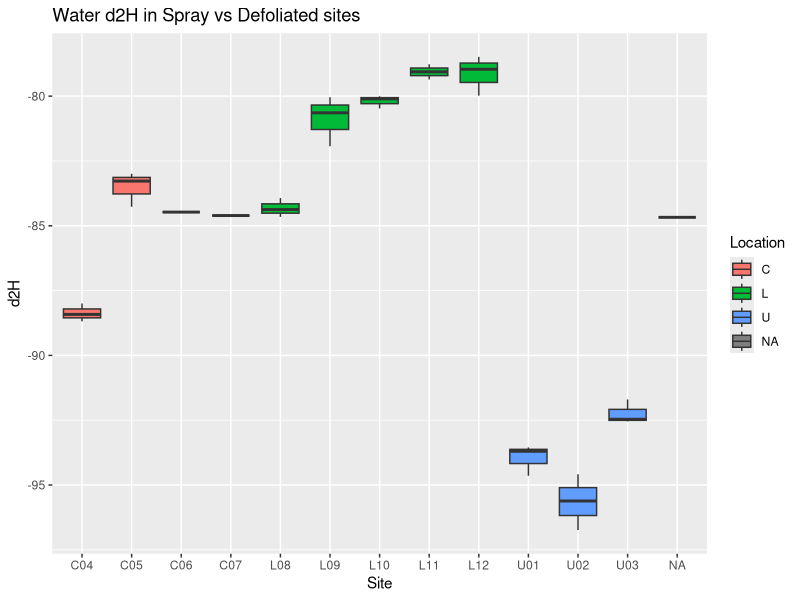
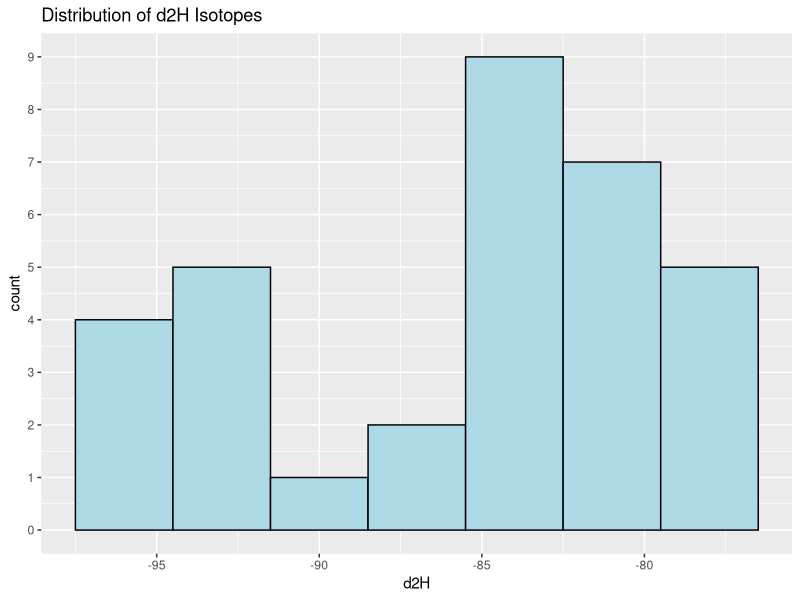
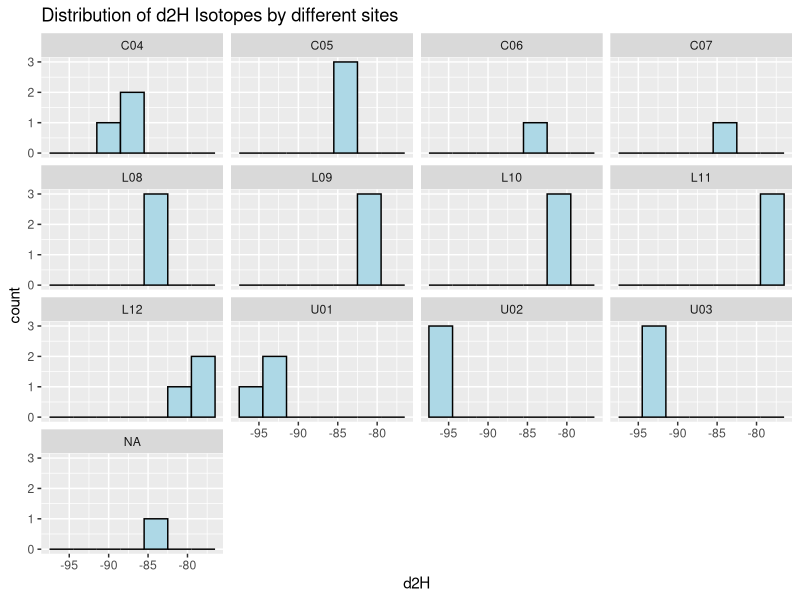
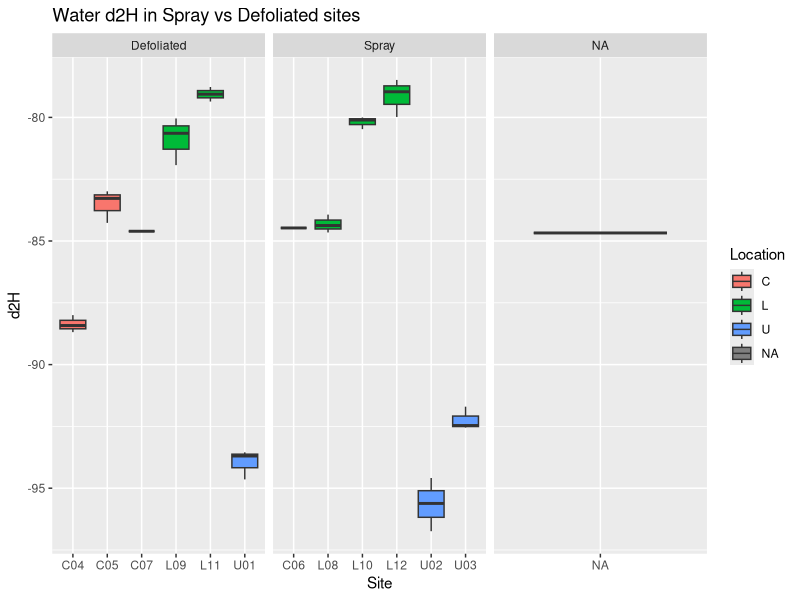
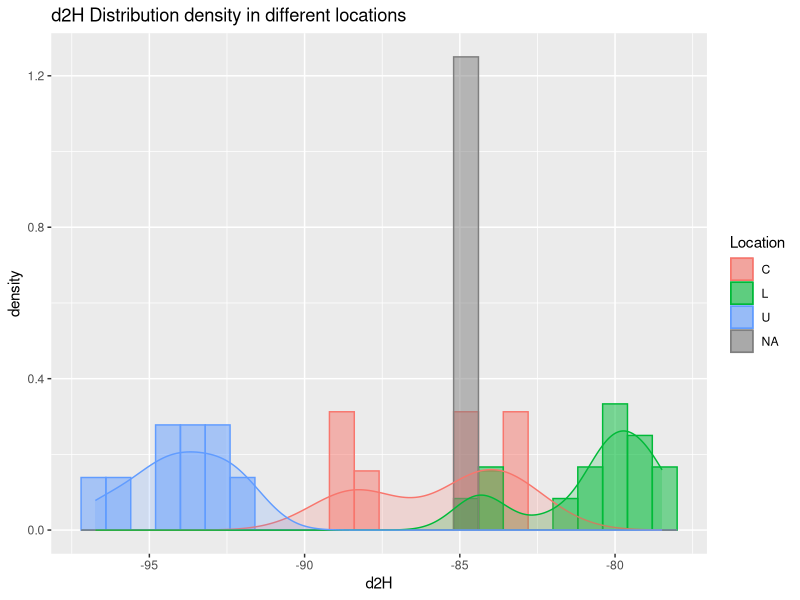
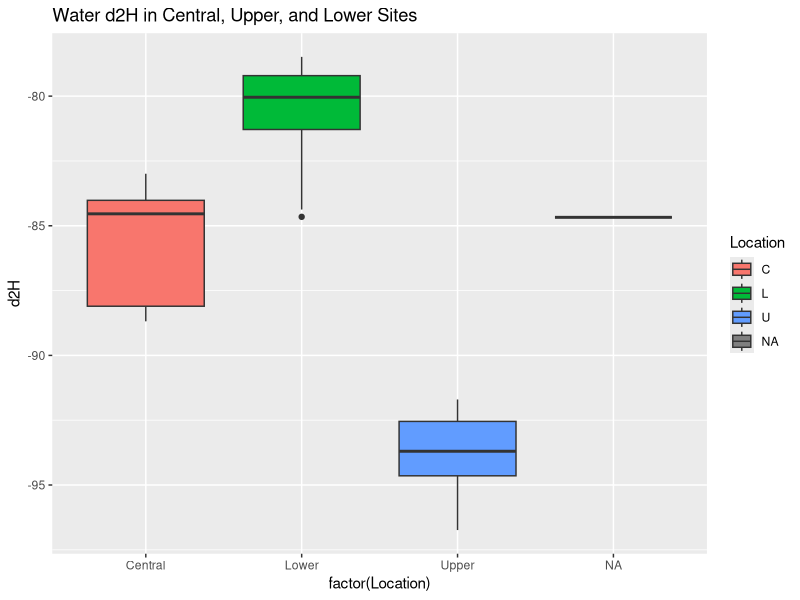
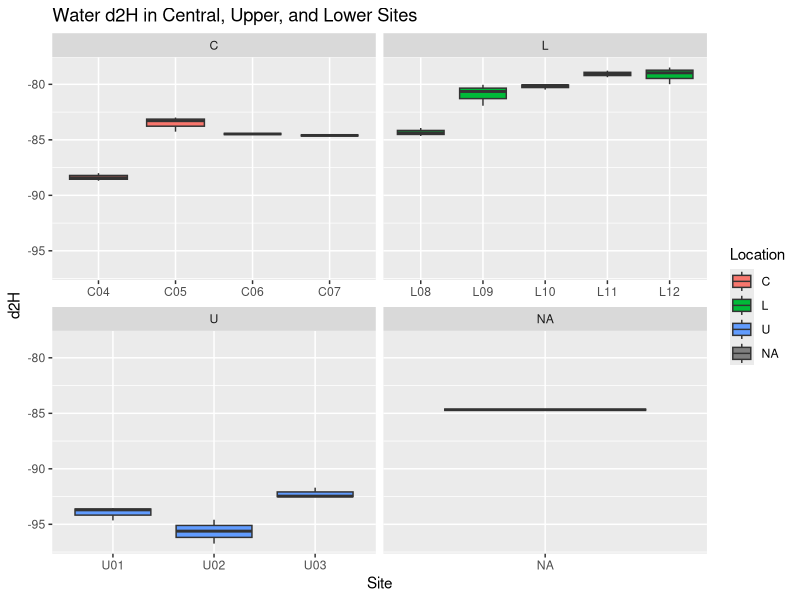

The R script that drew these images, in order:
# 2019 Gaspe Water Isotopes  #
# Kaiying Sally Ju | July 2020

library(tidyverse)

df<-read.csv("./2019-Sept-WaterIsotopes.csv") 
tibble(df)
str(df)

siteinfo_table<-read.csv(text="
Site,Site2,Treatment,Location
N6,C07,Defoliated,C
N5,C05,Defoliated,C
N4,C04,Defoliated,C
P20,C06,Spray,C
N2,L11,Defoliated,L
N1,L09,Defoliated,L
S6,U03,Spray,U
S5,U02,Spray,U
S4,U01,Defoliated,U
S3,L08,Spray,L
S2,L12,Spray,L
S1,L10,Spray,L", header=T, stringsAsFactors=T)

# 0. Massage Data #
df<-separate(df, "Sample", c("Site","Rep"), sep="919KKW") #Split Sample ID - unfortunately the easiest way removes 919
df$Sample<-c("919") # Sample=919 means that it was collected Aug 2019
df$Site<-as.factor(df$Site)
df$Sample<-as.factor(df$Sample)
df.complete<-left_join(df, siteinfo_table, by="Site")
df.complete <- df.complete %>% #Remove QC rows (these are QC replicates from the isotope lab)
  filter(!grepl('QCD', Rep))
df.clean <- df.complete %>% #df.clean is a dataframe without the 3 samples that are contaminated 
  filter(!grepl('NBS', Contaminant)) 
df.clean <- df.clean %>% 
  dplyr::rename(oldName=Site,Site=Site2)
df.clean <- df.clean %>% 
  select(Site,oldName,Treatment,Location,Sample,Rep,d2H,d18O,d17O,Contaminant)

# 1. Explore the data #

## JD: Try to use spacing consistently; there's no reason why you keep indenting more after count. I would also wrap this in a print() so people can see why you did it.
print(df.clean %>%
  group_by(Location) %>%
  dplyr::summarise(
	  count=n(),
    Maxd2H = max(d2H),
    Mind2H = min(d2H), .groups="drop"))

## Grade 1.9/3

# 2. Data Exploration #
# Compare Spray and Defoliated sites #

df.clean %>%  
  group_by(Location) %>% 
  ggplot(aes(x=Site, y=d2H, fill=Location)) + 
  geom_boxplot() +
  ggtitle("Water d2H in Spray vs Defoliated sites ")

# Distribution of d2H Isotopes across all sites 
df.clean %>% 
  ggplot(aes(d2H)) +
  geom_histogram(binwidth = 3, fill="lightblue", color="black") +
  ggtitle("Distribution of d2H Isotopes") +
  scale_y_continuous(breaks = seq(0, 11, by=1)) 

df.clean %>%  # wrap by Site now
  ggplot(aes(d2H)) +
  geom_histogram(binwidth = 3, fill="lightblue", color="black") +
  ggtitle("Distribution of d2H Isotopes by different sites") +
  scale_y_continuous(breaks = seq(0, 11, by=1)) +
  facet_wrap(~Site)

df.clean %>%  # Compare spray vs defoliated sites 
  ggplot(aes(x=Site, y=d2H, fill=Location)) + 
  geom_boxplot() +
  facet_wrap(~Treatment, scale="free_x") +
  ggtitle("Water d2H in Spray vs Defoliated sites")

df.clean %>% # Distribution of isotopes in different locations
  ggplot(aes(x=d2H, color=Location, fill=Location)) + 
  geom_histogram(aes(y=..density..), binwidth=0.8, alpha=0.5, position="identity")+
  geom_density(alpha=.2) +
  ggtitle("d2H Distribution density in different locations")

df.clean %>% # Boxplot of d2H values in different locations - Location as factor
  group_by(Location) %>%
  mutate(mean_d2H=mean(d2H)) %>% 
  ggplot(aes(factor(Location),d2H)) + 
  geom_boxplot(aes(fill=Location)) +
  scale_x_discrete(labels=c("L" = "Lower", "C" = "Central", "U" = "Upper")) +
  ggtitle("Water d2H in Central, Upper, and Lower Sites")

# This graph below is my favourite
df.clean %>%  # Boxplot of d2H values in different locations - individual sites
  ggplot(aes(x=Site, y=d2H, fill=Location)) + 
  geom_boxplot() +
  facet_wrap(~Location, scale="free_x") +
  ggtitle("Water d2H in Central, Upper, and Lower Sites")




